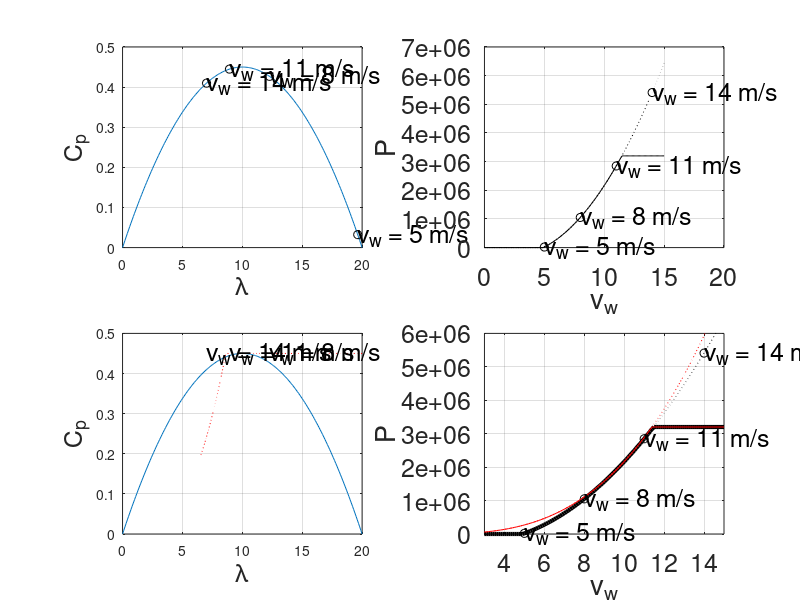

Source code (MATLAB):
clear;clc;
vw=[5 8 11 14]; %wind speed values to study (from the exercise)
ss=0;           %neglecting slip=0
rho=1.225;
N=80;
D=100;
poles=2;        %pair of poles
Ugrid=960;
f=50;

we=2*pi*f;      %electrical speed
ws=we/poles;    %synchronous speed
wg=ws*(1-ss);   %generator speed fast axis
wt=wg/N;        %turbine speed slow axis
lam= wt*(D/2) ./ vw;    %tip speed ratio
Cpp= 0.0045 * (100 - (lam-10).^2);
P1=0.5*rho*Cpp*(pi*(D^2)/4).*vw.^3;

vw = [5 8 11 14];
lam = [19.634954084936204 12.271846303085129 8.924979129516457 7.012483601762931];
Cpp = [0.032254469015270 0.426774214688213 0.444799485576112 0.409836355966191 ];
P1 = 1.0e+006 * [0.019395272430808 1.051148578283138 2.847988990930852 5.409916510373950];

%% Develop a Matlab program to locate the operating points in the Cp-lambda curve.
subplot(2,2,1);
lam1=0:.1:20;
Cpp1= 0.0045 * (100 - (lam1-10).^2);
plot(lam1,Cpp1);hold on;grid on;
plot(lam,Cpp,'ko');
for ii=1:1:4
 txt{ii}=['v_w = ' num2str(vw(ii)) ' m/s'];
 text(lam(ii),Cpp(ii),txt{ii},'FontSize',18);
end
xlabel('\lambda','FontSize',18);
ylabel('C_p','FontSize',18);


%% Develop a Matlab program to plot the power generated for different wind
% speeds. Include a comparison between the obtained power and the maximum available power.
Pn = 3.2e6;%nominal power limit of theturbine in W
h=subplot(2,2,2);
vw2=0:.1:15;
lam2= min(20,max(wt*(D/2) ./ vw2,0));
Cpp2= 0.0045 * (100 - (lam2-10).^2);
P2=0.5*rho*Cpp2*(pi*(D^2)/4).*vw2.^3;
P2a=min(0.5*rho*Cpp2*(pi*(D^2)/4).*vw2.^3,Pn);
plot(vw2,P2,':k');hold on;grid on;
plot(vw2,P2a,'k');
plot(vw,P1,'ko');
for ii=1:1:4
 txt{ii}=['v_w = ' num2str(vw(ii)) ' m/s'];
 text(vw(ii),P1(ii),txt{ii},'FontSize',18);
end
xlabel('v_w','FontSize',18);
ylabel('P','FontSize',18);
set(h,'FontSize',18);


h=subplot(2,2,4);
lam2b= 10;      %impose
Cpp2b= 0.45;    %maximum cpp (maximum power extraction), means perfect variable speed has been archivied
P3=0.5*rho*Cpp2b*(pi*(D^2)/4).*vw2.^3;
P3_limited=min(0.5*rho*Cpp2b*(pi*(D^2)/4).*vw2.^3,Pn);
plot(vw2,P2,':k');hold on;grid on;
plot(vw2,P2a,'k','LineWidth',3);
plot(vw,P1,'ko');
plot(vw2,P3,':r');
plot(vw2,P3_limited,'r');
for ii=1:1:4
 txt{ii}=['v_w = ' num2str(vw(ii)) ' m/s'];
 text(vw(ii),P1(ii),txt{ii},'FontSize',18);
end
xlabel('v_w','FontSize',18);
ylabel('P','FontSize',18);
set(h,'FontSize',18);
axis([3 15 0 6e6]);


%% How should we modify the scripts in order to consider appropriately the maximum power limitation (with implied pitch control to limit the power)?

%use the limited power curve and calculate the Cpp back from P

subplot(2,2,3);
Cpp_limited=P3_limited./(0.5*rho*(pi*(D^2)/4).*vw2.^3);
plot(lam1,Cpp1);hold on;grid on;
plot(lam2,Cpp_limited,':r');
for ii=1:1:4
 txt{ii}=['v_w = ' num2str(vw(ii)) ' m/s'];
 text(lam(ii),Cpp_limited(ii),txt{ii},'FontSize',18);
end
xlabel('\lambda','FontSize',18);
ylabel('C_p','FontSize',18);